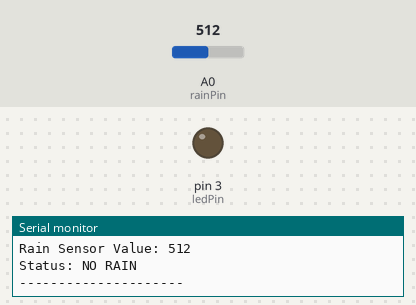
Simulated run of this sketch. Board: Arduino Uno, built with avr-gcc and run on an emulated ATmega328P. On the bench: output pins drawn as LEDs (lit = HIGH), the last lines printed to the serial monitor. The test bench sets the inputs (shaded band); at power-on: A0 (rainPin) = 512.

Above: at 1.3 s.
1.4 s: A0 (rainPin) set to 486
At 2.3 s:
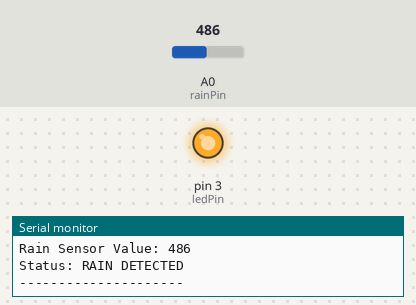
3.0 s: A0 (rainPin) set to 510
At 3.9 s:
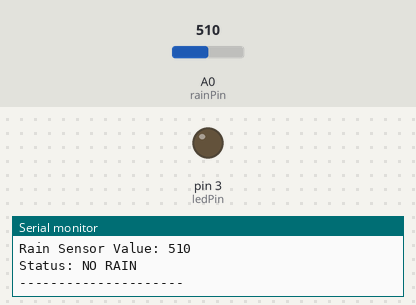
4.5 s: A0 (rainPin) set to 490
At 5.3 s:
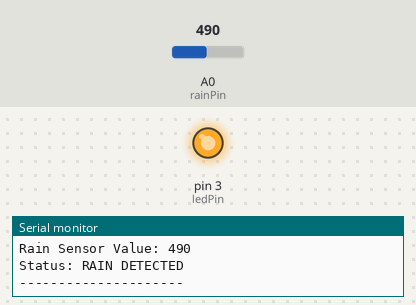
Timing chart, 0 to 7.5 s (numbered marks = the images above; inputs shaded):
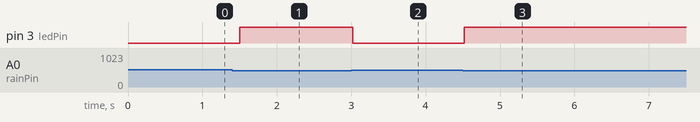

Measured:
- the behaviour switches between 500 and 499 on A0 (rainPin) (found by bisection; images 0 and 1)
- after the input at 1.4 s, pin 3 (ledPin): LOW → HIGH after 0.10 s
- after the input at 3.0 s, pin 3 (ledPin): HIGH → LOW at once
- after the input at 4.5 s, pin 3 (ledPin): LOW → HIGH at once

The sketch:

main.ino
```cpp
int rainPin = A0;     // Rain sensor analog pin
int ledPin = 3;       // LED output pin
int rainValue;

int rainThreshold = 500;  // Below this = rain detected

void setup() {
  Serial.begin(9600);
  pinMode(ledPin, OUTPUT);
}

void loop() {
  rainValue = analogRead(rainPin);

  Serial.print("Rain Sensor Value: ");
  Serial.println(rainValue);

  if (rainValue < rainThreshold) {
    Serial.println("Status: RAIN DETECTED");
    digitalWrite(ledPin, HIGH);
  } else {
    Serial.println("Status: NO RAIN");
    digitalWrite(ledPin, LOW);
  }

  Serial.println("---------------------");
  delay(500);
}
```
